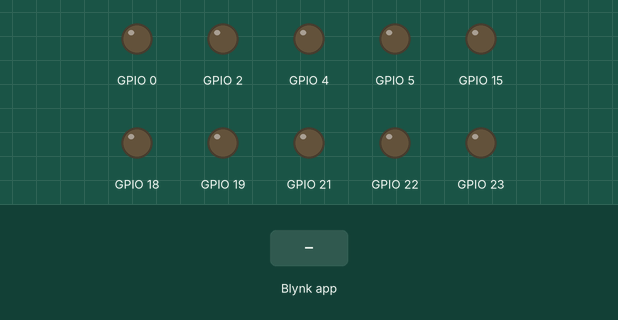
This program was run on a simulated ESP32. On the bench: output pins drawn as LEDs (lit = HIGH). Dashed ring = blinking. The inputs (shaded band) are chosen by the test bench. WiFi joins after 1.5 s; servers stay silent unless stated.

Above: at 3.0 s.
3.1 s: Blynk app writes 1 to V0
At 3.22 s:
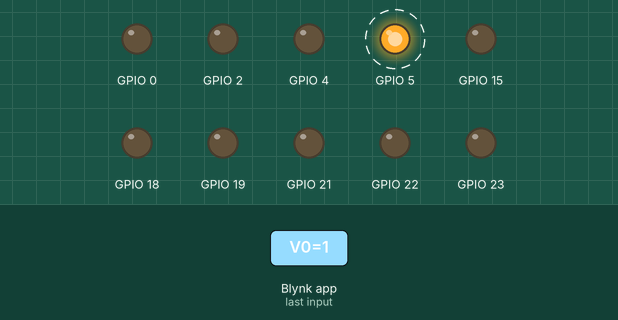
Timing chart, 0 to 12.1 s (numbered marks = the images above; inputs shaded):
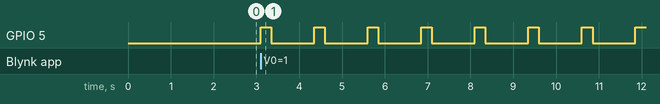

Measured:
- after the input at 3.1 s, GPIO 5: alternates HIGH for 0.25 s and LOW for 1.0 s, starting at once

The program:

main.cpp
```cpp
#include <Arduino.h>


#define BLYNK_TEMPLATE_ID "TMPLSVGc8NTw"
#define BLYNK_DEVICE_NAME "IoTProjectTeam12"
#define BLYNK_AUTH_TOKEN "yJBOd-8062LDX76ddXkBCJUWL5nEZYoH-"


// Comment this out to disable prints and save space
#define BLYNK_PRINT Serial


#include <WiFi.h>
#include <WiFiClient.h>
#include <BlynkSimpleEsp32.h>

char auth[] = BLYNK_AUTH_TOKEN;

// Your WiFi credentials.
// Set password to "" for open networks.
char ssid[] = "WLAN-780596";
char pass[] = "Passwort123!";

#define LED01 23
#define LED02 22
#define LED03 21
#define LED04 19
#define LED05 18
#define LED06 5
#define LED07 4
#define LED08 0
#define LED09 2
#define LED10 15


void Blinklicht() {
  int i;
  for (i = 0; i < 15; i++)
  {
    digitalWrite(5, HIGH);
    delay (250);
    digitalWrite(5, LOW);
    delay (1000);
  }
}

int Button01;

BLYNK_WRITE(V0)
{
  Button01 = param.asInt();
  if (Button01 == 1)
  {
    Blinklicht();
  }
  else
  {
    digitalWrite(5, LOW);
  }


}

BLYNK_WRITE(V1)
{
  int PIN01 = param.asInt();
  digitalWrite(15, PIN01);
}

void setup()
{
  // Debug console
  Serial.begin(115200);
  pinMode(23, OUTPUT);
  pinMode(22, OUTPUT);
  pinMode(21, OUTPUT);
  pinMode(19, OUTPUT);
  pinMode(18, OUTPUT);
  pinMode(5, OUTPUT);
  pinMode(4, OUTPUT);
  pinMode(0, OUTPUT);
  pinMode(2, OUTPUT);
  pinMode(15, OUTPUT);

  Blynk.begin(auth, ssid, pass);
  // You can also specify server:
  //Blynk.begin(auth, ssid, pass, "blynk.cloud", 80);
  //Blynk.begin(auth, ssid, pass, IPAddress(192,168,1,100), 8080);
}

void loop()
{
  Blynk.run();

  // You can inject your own code or combine it with other sketches.
  // Check other examples on how to communicate with Blynk. Remember
  // to avoid delay() function!
}
```
